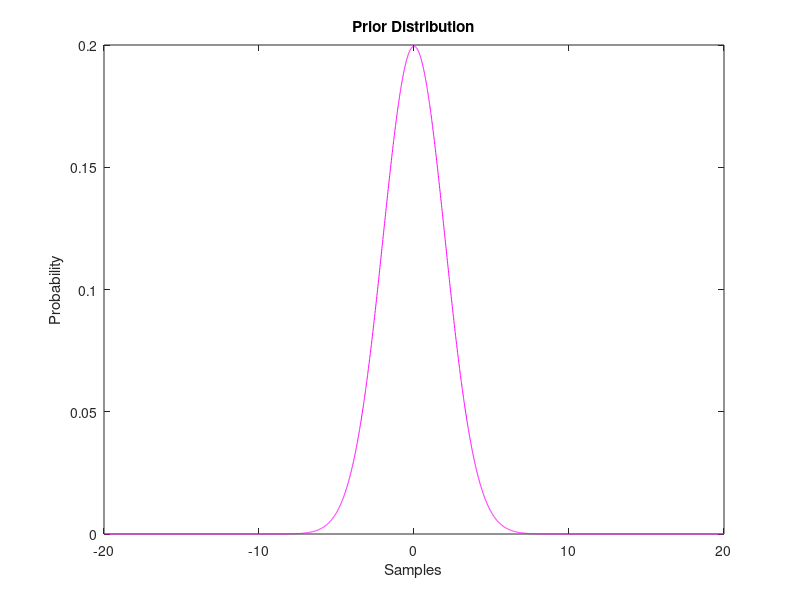
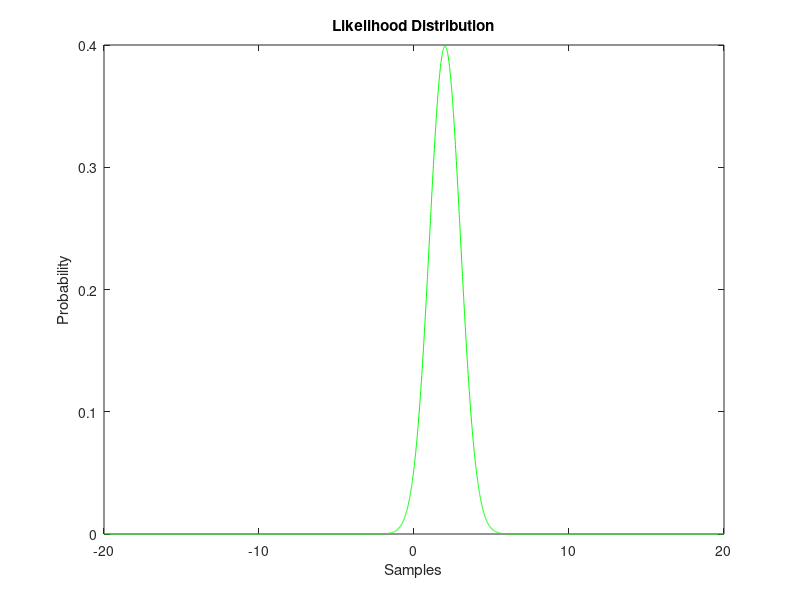
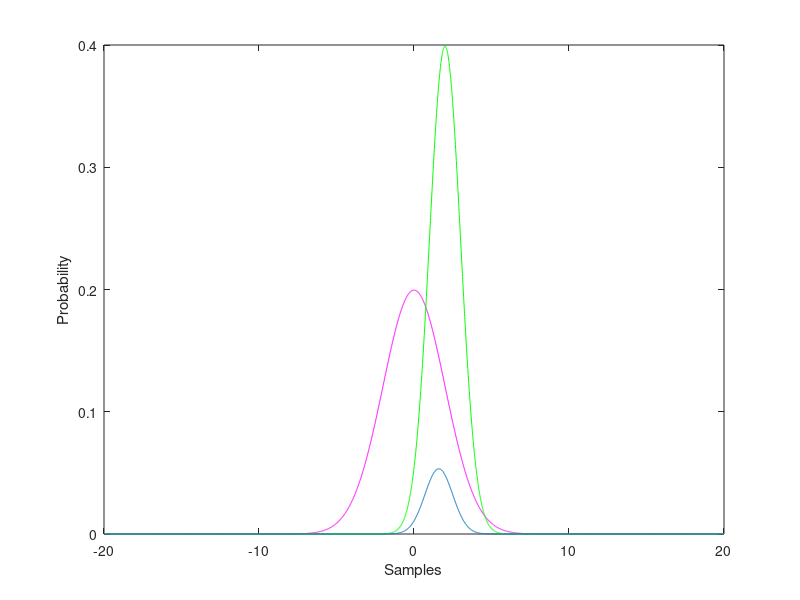

Write the MATLAB code that produced these figures, in order.
%Lab1 - Implementation of grid sampling Bayesian inference. 
%   Used in Mind Brain and Modules 2021 for workshop 2.
%   Will be submitted through Canvas for grading.
%   Will be assessed as a pass/fail assessment.
%
%   Description:
%      Samples from a prior and likelihood distribution using a grid based
%      approach.
%      The experiment: Low-contrast stimuli are perceived as
%      moving slower than high-contrast stimuli. This phenomenon is
%      examined using Bayesian inference by calculationg a prior (prior
%      beliefs) and a likelihood distribution which result in the posterior
%      distribution and lastly in the decision of the observer.
%
%   Other m-files required: none.
%   MAT-files required: none.
%
%   Author: 2227572
%   email: vxz072@student.bham.ac.uk
%   Date: 22/02/2021
%
%   Last revision: 22/02/07, 2227572, no changes.

clear all
close all
clc

%% Prior and likelihood distributions.

% Range of samples.
samples = (-20:0.01:20);
meanPrior = 0;
standardDeviationPrior = 2;
meanLikelihood = 2;
standardDeviationLikelihood = 1;

% Prior Gaussian distribution.
priorDistribution = normpdf(samples,meanPrior,standardDeviationPrior);
figure(1);
plot(samples, priorDistribution, 'm')
title('Prior Distribution');
xlabel('Samples');
ylabel('Probability');

% Likelihood Gaussian distribution.
likelihoodDistribution = normpdf(samples,meanLikelihood,standardDeviationLikelihood);
figure(2);
plot(samples, likelihoodDistribution, 'g');
title('Likelihood Distribution');
xlabel('Samples');
ylabel('Probability');

% Plot for both prior and likelihood distributions.
figure(3);
plot(samples, priorDistribution, 'm');
xlabel('Samples');
ylabel('Probability');
hold on 
plot(samples, likelihoodDistribution, 'g');

%% Posterior Distribution.

% Multiplies the prior and likelihood distributions.
posteriorDistribution = priorDistribution .* likelihoodDistribution;
plot(samples, posteriorDistribution);

% Normalization.
posteriorDistribution = posteriorDistribution/sum(posteriorDistribution) / .01;

% Finds the maximum value.
meanPosterior = samples(find(max(posteriorDistribution) == posteriorDistribution));
meanLikelihood = samples(find(max(likelihoodDistribution) == likelihoodDistribution));

% Standard deviation.
standardDeviationPosterior = std(posteriorDistribution);



